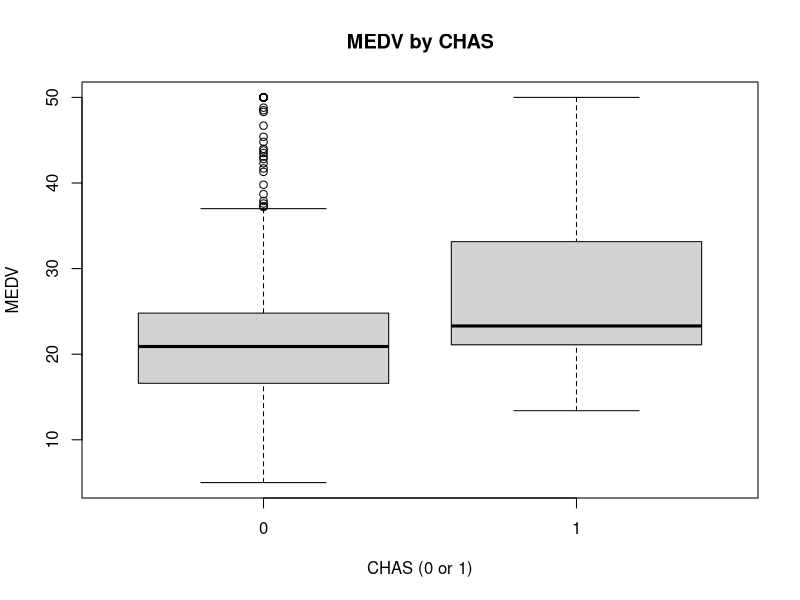
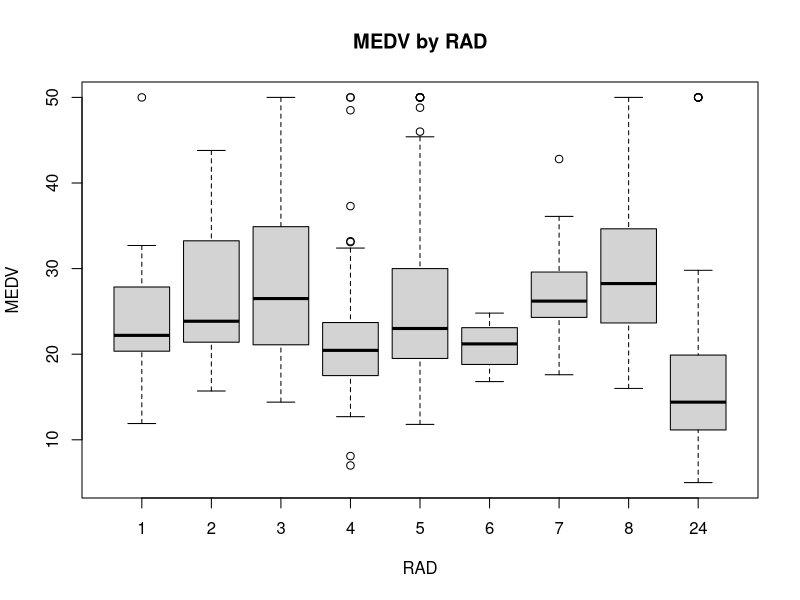
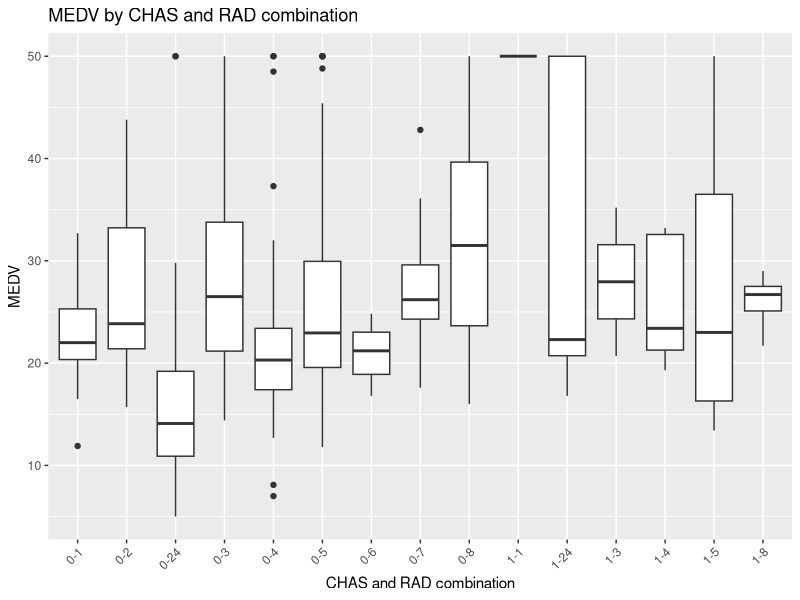
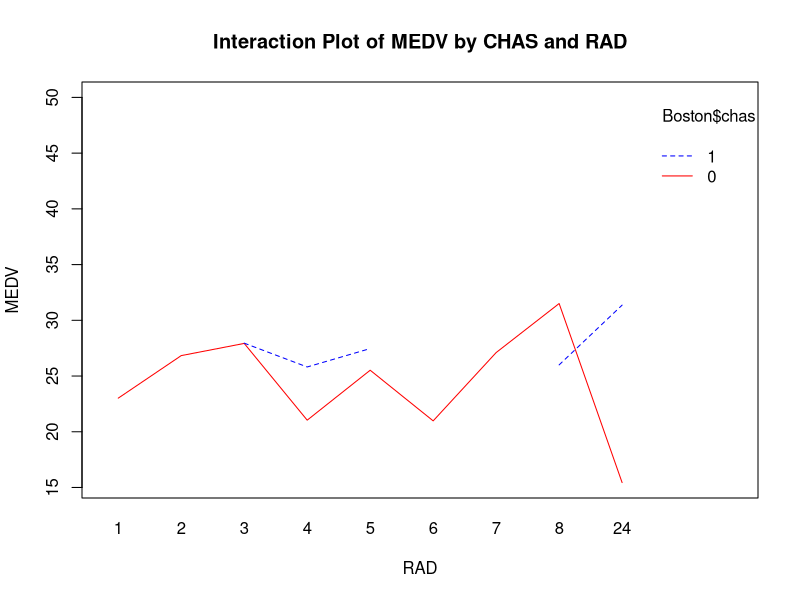
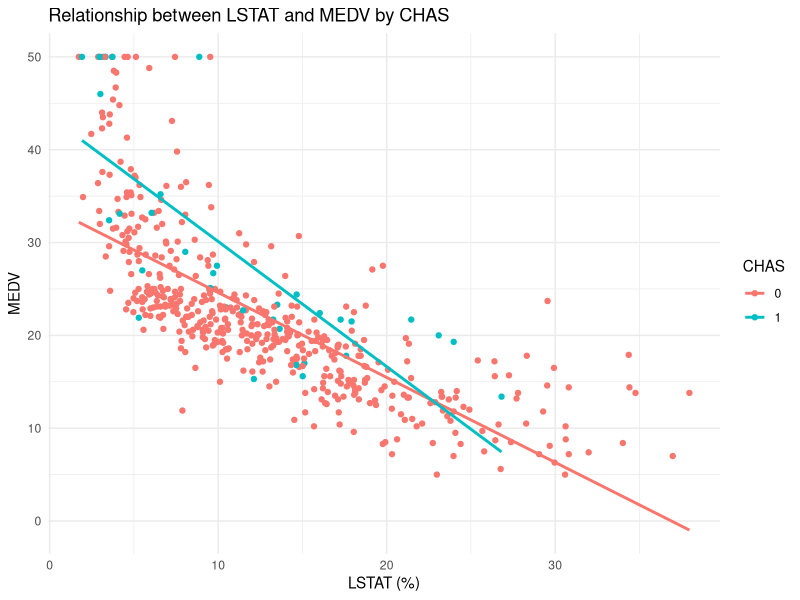
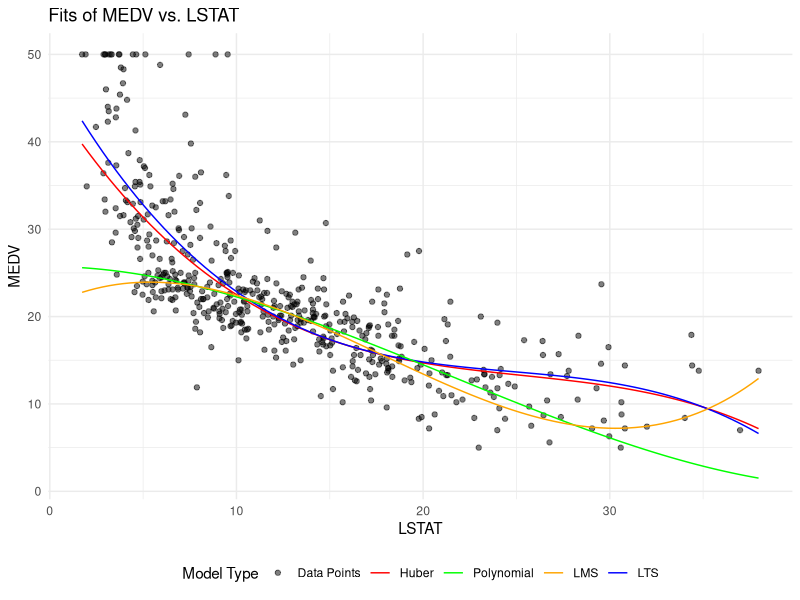

Generate these figures, in order, with R:
## ---- chunk 1
library(MASS)
data(Boston)

boxplot(medv ~ chas, data = Boston, xlab = "CHAS (0 or 1)", ylab = "MEDV", main = "MEDV by CHAS")

## ---- chunk 2
model <- lm(medv ~ chas, data = Boston)
anova(model)

## ---- chunk 3
boxplot(medv ~ rad, data = Boston, xlab = "RAD", ylab = "MEDV", main = "MEDV by RAD")
## ---- chunk 4
model <- lm(medv ~ rad, data = Boston)
anova(model)
## ---- chunk 5
library(ggplot2)
Boston$chas_rad <- with(Boston, paste(chas, rad, sep = "-"))
Boston$chas_rad <- as.factor(Boston$chas_rad)

ggplot(Boston, aes(x = chas_rad, y = medv)) +
  geom_boxplot() +
  labs(x = "CHAS and RAD combination", y = "MEDV", title = "MEDV by CHAS and RAD combination") +
  theme(axis.text.x = element_text(angle = 45, hjust = 1))
## ---- chunk 6
interaction.plot(Boston$rad, Boston$chas, Boston$medv, 
                 xlab = "RAD", ylab = "MEDV", 
                 legend = TRUE, col = c("red", "blue"), 
                 lty = 1:2, pch = 18:19,
                 main = "Interaction Plot of MEDV by CHAS and RAD")
## ---- chunk 7
model_interaction <- lm(medv ~ chas * rad, data = Boston)
anova(model_interaction)
## ---- chunk 8
ggplot(Boston, aes(x = lstat, y = medv, color = factor(chas))) +
  geom_point() +
  geom_smooth(method = "lm", se = FALSE) +
  labs(color = "CHAS", x = "LSTAT (%)", y = "MEDV", title = "Relationship between LSTAT and MEDV by CHAS") +
  theme_minimal()
## ---- chunk 9
model <- lm(medv ~ lstat * chas, data = Boston)
summary(model)
anova(model)
## ---- chunk 10
model_poly <- lm(medv ~ lstat + I(lstat^2) + I(lstat^3), data = Boston)
summary(model_poly)
## ---- chunk 11
library(splines)
library(quantreg)

library(MASS)

m.huber = rlm(medv ~ lstat + I(lstat^2) + I(lstat^3), psi = psi.huber, data = Boston)

m.lms = lmsreg(medv ~ lstat + I(lstat^2) + I(lstat^3), data = Boston)

m.lts = ltsreg(medv ~ lstat + I(lstat^2) + I(lstat^3), data = Boston)

## ---- chunk 12
lstat_seq <- seq(min(Boston$lstat), max(Boston$lstat), length.out = 100)
predict_data <- data.frame(lstat = lstat_seq)
predict_data$m_huber_pred <- predict(m.huber, newdata = predict_data)
predict_data$m_lms_pred <- predict(m.lms, newdata = predict_data)
predict_data$m_lts_pred <- predict(m.lts, newdata = predict_data)
predict_data$model_poly_pred <- predict(model_poly, newdata = predict_data)

p <- ggplot(Boston, aes(x = lstat, y = medv)) +
  geom_point(aes(color = "Data Points"), alpha = 0.5) +
  geom_line(data = predict_data, aes(x = lstat, y = m_huber_pred, color = "Huber Fit")) +
  geom_line(data = predict_data, aes(x = lstat, y = model_poly_pred, color = "Polynomial Fit")) +
  geom_line(data = predict_data, aes(x = lstat, y = m_lms_pred, color = "LMS Fit")) +
  geom_line(data = predict_data, aes(x = lstat, y = m_lts_pred, color = "LTS Fit")) +
  scale_color_manual(values = c("Data Points" = "black", 
                                "Huber Fit" = "red", 
                                "Polynomial Fit" = "blue", 
                                "LMS Fit" = "green", 
                                "LTS Fit" = "orange"),
                     name = "Model Type",
                     labels = c("Data Points", "Huber", "Polynomial", "LMS", "LTS")) +
  labs(title = "Fits of MEDV vs. LSTAT", x = "LSTAT", y = "MEDV") +
  theme_minimal() +
  theme(legend.position = "bottom")
print(p)
